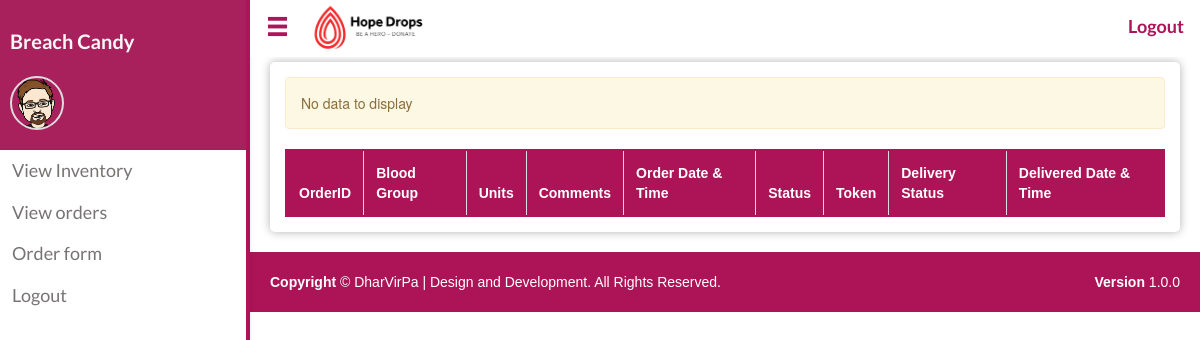
The app's page /order_hosp.php (signed in), older data.
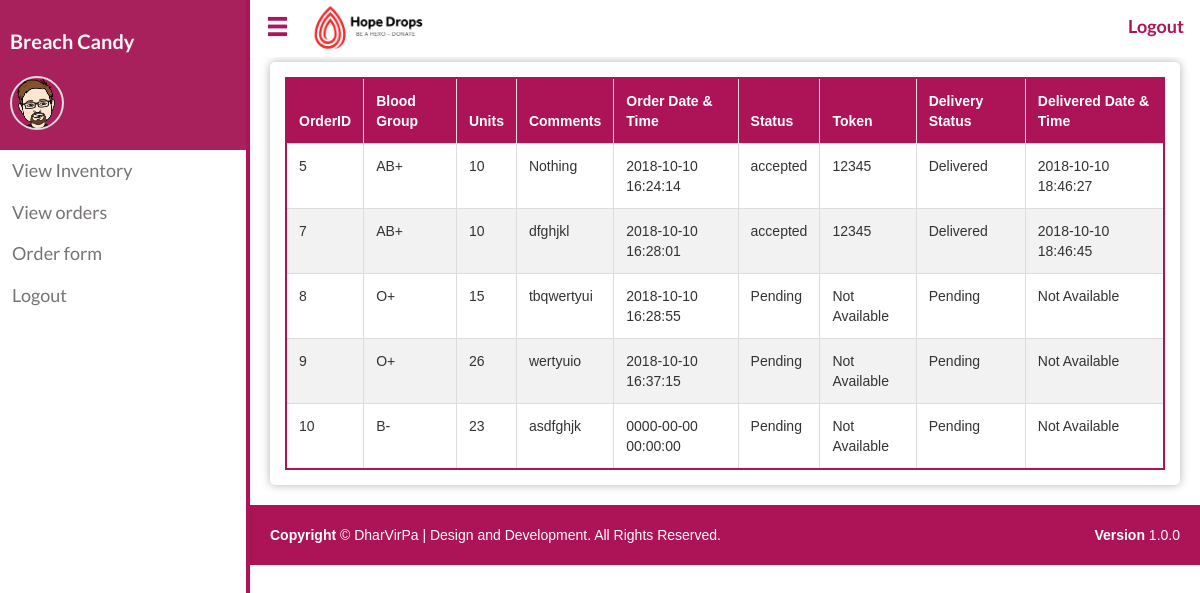
The same page, newer data.
### tables this page shows
CREATE TABLE `orders` (
  `Order_id` int(15) NOT NULL,
  `Hospital_id` int(15) NOT NULL,
  `Units` float NOT NULL,
  `Blood_group` varchar(5) NOT NULL,
  `status` varchar(15) NOT NULL DEFAULT 'Pending',
  `Token` varchar(8) NOT NULL,
  `Comments` varchar(200) NOT NULL,
  `Delivered_by` int(30) NOT NULL,
  `Delivery_status` varchar(10) NOT NULL DEFAULT 'Pending',
  `Delivery_date` timestamp NOT NULL DEFAULT '0000-00-00 00:00:00',
  `Order_date` timestamp NOT NULL DEFAULT '0000-00-00 00:00:00'
);

### order_hosp.php (the view, shortened to what this page needs)
<?php
include_once("connection.php");
?>
<?php
$query = "SELECT * FROM orders where Hospital_id =  '".$_SESSION['hid']."' ;";
$result = mysqli_query($conn,$query);
?>
<!DOCTYPE html>
<html>
<head>
  <link rel="stylesheet" href="https://maxcdn.bootstrapcdn.com/bootstrap/3.3.7/css/bootstrap.min.css">
  <link rel="stylesheet" type="text/css" href="./css/navbar_style.css">
  <link rel="stylesheet" type="text/css" href="./css/main.css">
</head>
<body>
  <?php include('./sidenav.php')?>
  <div id="main" class="shrink">
    <?php include('./horizontal-nav.php')?>
    <div class="box">
      <div class="table-responsive">
        <table class="table table-bordered ">
          <thead>
          <tr>
            <th>OrderID</th>
            <th>Blood Group</th>
            <th>Units</th>
            <th>Comments</th>
            <th>Order Date & Time</th>
            <th>Status</th>
            <th>Token</th>
            <th>Delivery Status</th>
            <th>Delivered Date & Time</th>
          </tr>
          </thead>
          <?php
          if(mysqli_num_rows($result)>0)
          {
            while($row =mysqli_fetch_assoc($result))
            {
              echo "<tr>";
              echo "<td>".$row['Order_id']."</td>";
              echo "<td>".$row['Blood_group']."</td>";
              echo "<td>".$row['Units']."</td>";
              echo "<td>".$row['Comments']."</td>";
              echo "<td>".$row['Order_date']."</td>";
              echo "<td>".$row['status']."</td>";
              if(($row['status']) == "accepted")
              {
                  echo "<td>".$row['Token']."</td>";
              }
              else
              {
                echo "<td>Not Available</td>";
              }
              echo "<td>".$row['Delivery_status']."</td>";
              if(($row['Delivery_date']) != "0000-00-00 00:00:00")
              {
                  echo "<td>".$row['Delivery_date']."</td>";
              }
              else
              {
                echo "<td>Not Available</td>";
              }
              echo"</tr>";
            }
          }
          else
          {
            echo "<div class='alert alert-warning'>No data to display</div>";
          }
          ?>
        </table>
      </div>
    </div>
   <?php include_once("footer.php") ?>
  </div>
</body>

### sidenav.php (shortened to what this page needs)
<div id="mySidenav" class="sidenav open-sidenav">
  <div class="borderl">
    <div class="avatar-wrapper">
        <h6><?php echo $_SESSION['Ename']; ?></h6>
        <div class="avatar">
          <img src="./images/male.png" height="50" alt="avatar">
        </div>
      </div>
      <div class="">
      <?php
        switch ($_SESSION['post'])
        {
      ?>
      <?php
        case 5:
      ?>
      <a href="#" class="tab">View Inventory</a>
      <a href="order_hosp.php" class="tab">View orders</a>
      <a href="Requestblood.php" class="tab">Order form</a>
      <a href="logout.php" class="tab">Logout</a>
      <?php
        break;
        }
      ?>
    </div>
  </div>
</div>

### horizontal-nav.php (shortened to what this page needs)
<div class="custom-nav">
  <ul id="navbar" class="reduce">
    <li style="float: left"><a onclick="toggleNav()"><span class="glyphicon glyphicon-menu-hamburger"></span></a></li>
    <li style="float: left"><img src="./images/logo.png" alt="Blood Bank" height="57"></li>
    <li><a href="logout.php" style="font-family: Lato; float: right;"><b>Logout</b></a></li>
  </ul>
</div>

### footer.php (shortened to what this page needs)
<!DOCTYPE html>
<html>
<head>
</head>
<body>
	<footer id="footer" style="margin-top: 5px;">
    <span class="pull-right"><strong>Version</strong> 1.0.0</span>
    <p><b>Copyright&nbsp;</b>&copy; DharVirPa | Design and Development. All Rights Reserved.</p>
  	</footer>
</body>
</html>

### css/main.css (style rules this page uses)
body { padding-bottom: 0px; }
a, a:hover { color: #ad1457; }

### order_hosp.php (style rules this page uses)
.box { box-shadow: 0 0 10px 0 rgba(0,0,0,0.3); margin-top: 0px; padding: 15px; border-radius: 5px; margin: 20px; margin-top: 62px; }
table { border: 2px solid #ad1457 !important; font-family: 'Verdana', sans-serif; margin-bottom: 0px !important; }
.table-bordered>thead>tr>th { border: 1px solid #ddd !important; }
th { background-color: #ad1457; color: white; cursor: pointer; }
th, td { padding: 12px !important; }
tr:nth-child(even) { background-color: #f2f2f2; }

### sidenav.php (style rules this page uses)
.sidenav { height: 100%; width: 0; position: fixed; z-index: 1; top: 0; left: 0; background-color: #fff; overflow-x: hidden; transition: 0.5s; box-shadow: 0 2px 4px 0 rgba(0,0,0,.1); white-space: nowrap ; font-family: Lato; }
.sidenav a { padding: 8px 8px 8px 12px; text-decoration: none; font-size: 18px; color: #777373; display: block; transition: 0.3s; }
.open-sidenav { width: 250px; }
#main { transition: margin-left .5s; }
#main.shrink { margin-left: 250px; }
#navbar { transition: width .5s; }
#navbar.reduce { width:calc(100% - 250px); }
.avatar-wrapper { height: 150px; background: #a8215c; position: relative; padding: 10px; }
.avatar-wrapper h6 { font-size: 20px; color: #f7f7f7; font-weight: bold; margin-top: 20px; }
.avatar { border: 2px solid #ddd; border-radius: 50%; display: inline-block; position: absolute; bottom: 20px; left: 10px; }
.avatar img { border-radius: 50%; }
.borderl { border-right: 4px solid #ad1457; height: 100%; }

### horizontal-nav.php (style rules this page uses)
ul { list-style-type: none; margin: 0; padding: 0; overflow: hidden; background-color: #fff; position: fixed; top:0; width: 100%; z-index: 1; }
.custom-nav { margin-bottom: 20px; }
li { float: right; cursor: pointer; }
li a { display: block; color: #ad1459; text-align: center; padding: 14px 16px; text-decoration: none; font-size: 18px; }
.glyphicon-menu-hamburger { font-size: 23px; cursor: pointer; }

### footer.php (style rules this page uses)
#footer { background: #ad1457; height: 60px; font-family: 'Verdana', sans-serif; color: #FFFFFF; padding: 20px; position:relative; bottom:0; left:0; right:0; z-index: 0; }

Row changes from the older to the newer data that the page shows:
added orders: Order_id "5", Blood_group "AB+", Units "10", Comments "Nothing", Order_date "2018-10-10 16:24:14", status "accepted", Token "12345", Delivery_status "Delivered", Delivery_date "2018-10-10 18:46:27"
added orders: Order_id "7", Blood_group "AB+", Units "10", Comments "dfghjkl", Order_date "2018-10-10 16:28:01", status "accepted", Token "12345", Delivery_status "Delivered", Delivery_date "2018-10-10 18:46:45"
added orders: Order_id "8", Blood_group "O+", Units "15", Comments "tbqwertyui", Order_date "2018-10-10 16:28:55", status "Pending", shows "Not Available", Delivery_status "Pending"
added orders: Order_id "9", Blood_group "O+", Units "26", Comments "wertyuio", Order_date "2018-10-10 16:37:15", status "Pending", shows "Not Available", Delivery_status "Pending"
added orders: Order_id "10", Blood_group "B-", Units "23", Comments "asdfghjk", Order_date "0000-00-00 00:00:00", status "Pending", shows "Not Available", Delivery_status "Pending"
Text that changed along with them:
text no longer shown: "No data to display"
